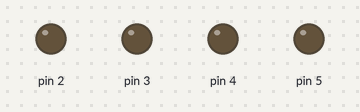
A sketch run on a simulated Arduino Uno, built with avr-gcc and run on an emulated ATmega328P. Parts: output pins drawn as LEDs (lit = HIGH).

Above: at 0.4 s.
At 0.9 s:
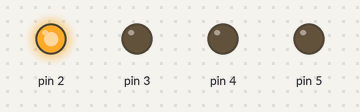
At 1.1 s:
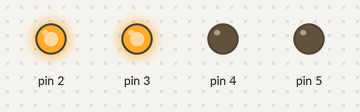
At 1.3 s:
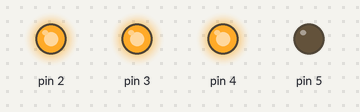
At 2.5 s:
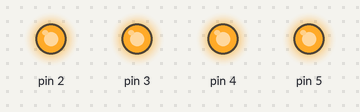
Timing chart, 0 to 3.0 s (numbered marks = the images above):
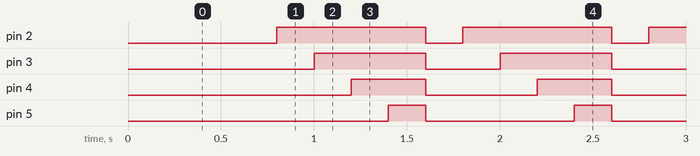

The sketch:

Register_Control_Left_To_Right_Sequence.ino
```cpp
/*
 * Praktikum 5
 * Aswin Saputra
 * 31 1221 000 6
 * LED SEquence dari KIRI --> kanan
 * LED menyala Berurutan
 * LED_1    LED_2   LED_3   LED_4
 * on       off     off     off
 * on       on      off     off
 * on       on      on      off
 * on       on      on      on
 * dan berulang
 */

void setup() {
  DDRD |= B00111100;
  // PORTD |= 0x00;
}
void loop() {

  // PORTD |= 0x04;
  // delay(200);
  for (byte ii = 1; ii <= 4; ++ii) {
    // PORTD |= (PORTD << 1);
    if (ii == 4 || PORTD == 0x3C) {
        PORTD &= 0x00;
    delay(200);
  PORTD = 0x04;
      }
    else {
      PORTD |= (PORTD << 1);
    }
    delay(200);
  }
}
```

Measured:
- by itself, pin 2: alternates HIGH for 0.80 s and LOW for 0.20 s
- by itself, pin 3: alternates HIGH for 0.60 s and LOW for 0.40 s
- by itself, pin 4: alternates HIGH for 0.40 s and LOW for 0.60 s
- by itself, pin 5: alternates HIGH for 0.20 s and LOW for 0.80 s
